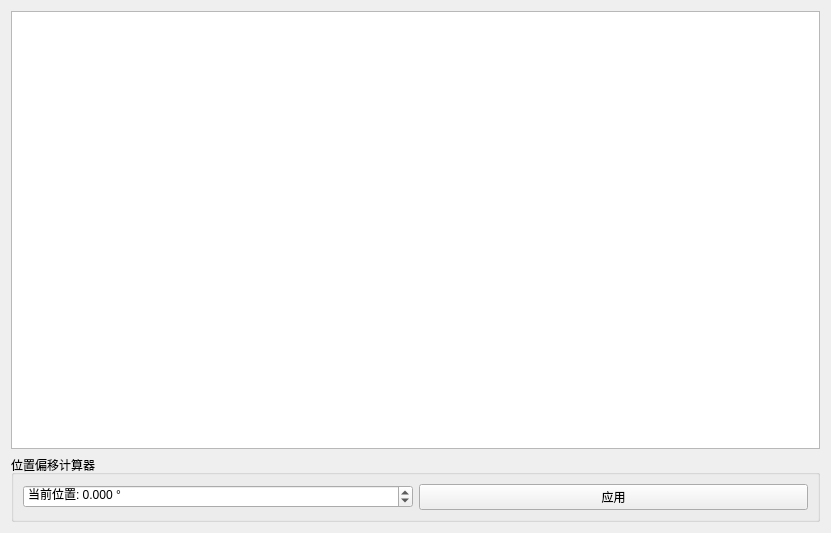
<?xml version="1.0" encoding="UTF-8"?>
<ui version="4.0">
 <class>PageControllers</class>
 <widget class="QWidget" name="PageControllers">
  <property name="geometry">
   <rect>
    <x>0</x>
    <y>0</y>
    <width>831</width>
    <height>533</height>
   </rect>
  </property>
  <property name="windowTitle">
   <string>Form</string>
  </property>
  <layout class="QVBoxLayout" name="verticalLayout">
   <item>
    <widget class="ParamTable" name="paramTab"/>
   </item>
   <item>
    <widget class="QGroupBox" name="groupBox">
     <property name="title">
      <string>位置偏移计算器</string>
     </property>
     <layout class="QHBoxLayout" name="horizontalLayout">
      <item>
       <widget class="QDoubleSpinBox" name="posOffsetBox">
        <property name="prefix">
         <string>当前位置: </string>
        </property>
        <property name="suffix">
         <string> °</string>
        </property>
        <property name="decimals">
         <number>3</number>
        </property>
        <property name="minimum">
         <double>-360.000000000000000</double>
        </property>
        <property name="maximum">
         <double>360.000000000000000</double>
        </property>
       </widget>
      </item>
      <item>
       <widget class="QPushButton" name="posOffsetApplyButton">
        <property name="text">
         <string>应用</string>
        </property>
        <property name="icon">
         <iconset resource="../res.qrc">
          <normaloff>:/res/+theme_light/icons/Download-96.png</normaloff>:/res/+theme_light/icons/Download-96.png</iconset>
        </property>
       </widget>
      </item>
     </layout>
    </widget>
   </item>
  </layout>
 </widget>
 <customwidgets>
  <customwidget>
   <class>ParamTable</class>
   <extends>QTableWidget</extends>
   <header>widgets/paramtable.h</header>
  </customwidget>
 </customwidgets>
 <resources>
  <include location="../res.qrc"/>
 </resources>
 <connections/>
</ui>
